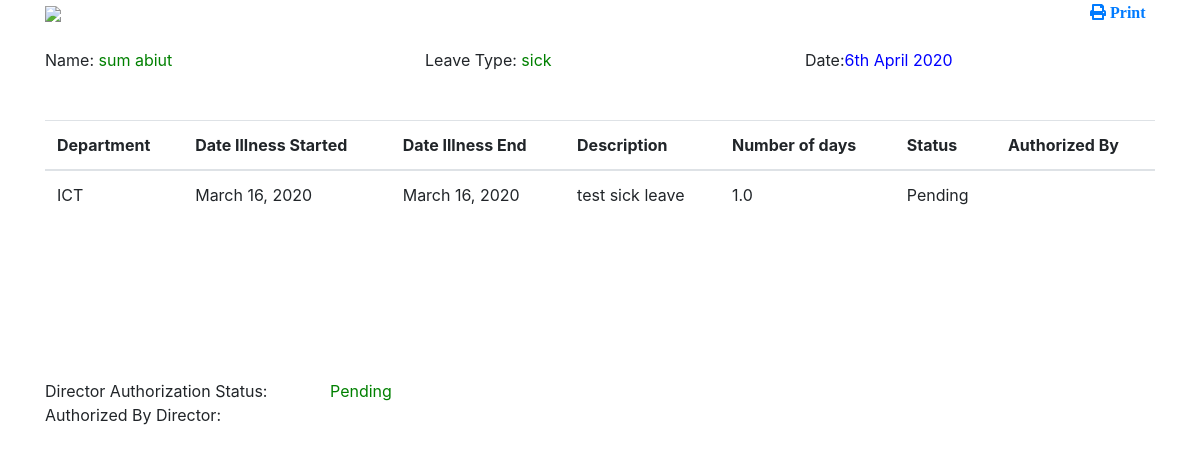
The app's page /2/sick_leave (signed in), older data.
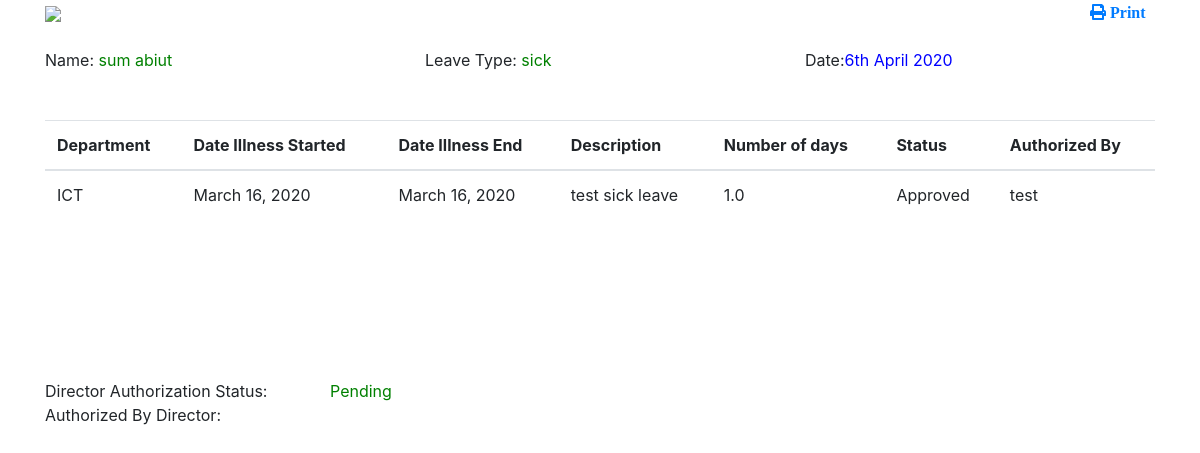
The same page, newer data.
### login/models.py (models this page shows, shortened)
class SickLeave(models.Model):
    user = models.ForeignKey(User, default='', on_delete=models.CASCADE)
    sick_leave_balances = models.ManyToManyField(Sick_leave_balance)
    leave = (
        ('sick', 'sick'),
    )
    Leave_type = models.CharField(max_length=100, choices=leave, blank=False, default='sick')
    dp = (
        ('Finance', 'Finance'),
        ('ICT', 'ICT'),
        ('Research', 'Research'),
        ('Marketing', 'Marketing'),
    )
    Todays_Date = models.DateField(null=True, blank=False)
    department = models.CharField(max_length=100, choices=dp, blank=False, )
    Date_illness_began = models.DateField(null=True, blank=False)
    Date_illness_end = models.DateField(null=True, blank=False)
    Total_working_days = models.FloatField(null=True, blank=False)
    Brief_explanation_of_illness = models.TextField(max_length=1000, null=True, blank=False)
    medical_certification = models.FileField(upload_to='medical_sick_sheet/pdf/')
    Aut = (
        ('Pending', 'Pending'),
        ('Approved', 'Approved'),
        ('Rejected', 'Rejected'),
    )
    Manager_Authorization_Status = models.CharField(max_length=100, choices=Aut, default='Pending', blank=False)
    Authorized_by_Manager = models.CharField(max_length=100, default='', blank=False)
    Authorised_Date = models.DateField(null=True, blank=False)
    DirAuth = (
        ('Pending', 'Pending'),
        ('Approved', 'Approved'),
        ('Rejected', 'Rejected'),
    )
    Director_Authorization_Status = models.CharField(max_length=100, choices=DirAuth, default='Pending', blank=False)
    Authorized_by_Director = models.CharField(max_length=100, default='', blank=False)
    Date_Authorized = models.DateField(null=True, blank=False)
    arc = (
        ('', ''),
        ('Archived', 'Archived'),
    )
    Archived = models.CharField(max_length=100, choices=arc, default='', blank=False)

### Hr_office/views.py (the view)
# urls.py: path(r'<int:staff_id>/sick_leave', views.display_sick_leave_by_id, name='display_sick_leave_by_id'),
@login_required(login_url='home')
def display_sick_leave_by_id(request, staff_id):
    display_sick = SickLeave.objects.filter(id=staff_id)
    return render(request, 'display_sick_leave_report.html', {'display_sick': display_sick})

### Hr_office/templates/display_sick_leave_report.html (shortened to what this page needs)
<!DOCTYPE html>
<html lang="en">
<head>
    <link rel="stylesheet" href="https://maxcdn.bootstrapcdn.com/bootstrap/4.0.0/css/bootstrap.min.css">
    <link rel="stylesheet" href="https://use.fontawesome.com/releases/v5.7.0/css/all.css">
</head>
<body>
<div class="container">
    <div class="row">
        <div class=" col-md-11">
            {% load  static %}
            <img src="{% static 'images/vfsc.jpeg' %}" />
        </div>
        <div class="col-md-1"><a href="javascript:window.print()"> <span class="pull-right"><i class="fas fa-print"> Print</i> </span></a></div>
    </div>
</div>
<br>
<div class="container">
    <div class="row" >
        {% for sick in display_sick%}
        <div class="col-md-4">Name: <font color="green">{{sick.user.first_name}} {{sick.user.last_name}}</font></div>
        <div class="col-md-4">Leave Type: <font color="green">{{sick.Leave_type}} </font></div>
         <div class="col-md-3"><span class="pull-right">Date:<font color="blue">{% now "jS F Y" %}</font></span></div>
        {%endfor%}
    </div>
        <br>
       <br>
       {% for sick in display_sick%}
  <table class="table">
  <thead>
    <tr>
      <th scope="col">Department</th>
      <th scope="col">Date Illness Started</th>
      <th scope="col">Date Illness End</th>
        <th scope="col">Description</th>
        <th scope="col"> Number of days</th>
        <th scope="col">Status </th>
        <th scope="col">Authorized By </th>
    </tr>
  </thead>
  <tbody>
    <tr>
      <td>{{sick.department}}</td>
      <td>{{sick.Date_illness_began}}</td>
      <td>{{sick.Date_illness_end}}</td>
        <td>{{sick.Brief_explanation_of_illness}}</td>
        <td>{{sick.Total_working_days}}</td>
        <td>{{sick.Manager_Authorization_Status}}</td>
        <td>{{sick.Authorized_by_Manager}}</td>
    </tr>
  </tbody>
</table>
    {%endfor%}
</div>
<br><br><br><br><br><br>
{%for sick in display_sick%}
<div class="container ">
                      <div class="row">
                      <div class="col-md-3">Director Authorization Status: </div>
                        <div class="col-md-3"><font color="green">{{sick.Director_Authorization_Status}} </font> </div>
                      </div>
            </div>
{%endfor%}
<div class="container ">
                      <div class="row">
                          <div class="col-md-3">Authorized By Director:</div>
                          {%for sick in display_sick%}
                          <div class="col-md-3">{{sick.Authorized_by_Director}}</div>
                            {%endfor%}
                      </div>
            </div>
</body>
</html>

Row changes from the older to the newer data that the page shows:
changed SickLeave "sick": Manager_Authorization_Status "Pending" → "Approved"; Authorized_by_Manager (not shown) → "test"
